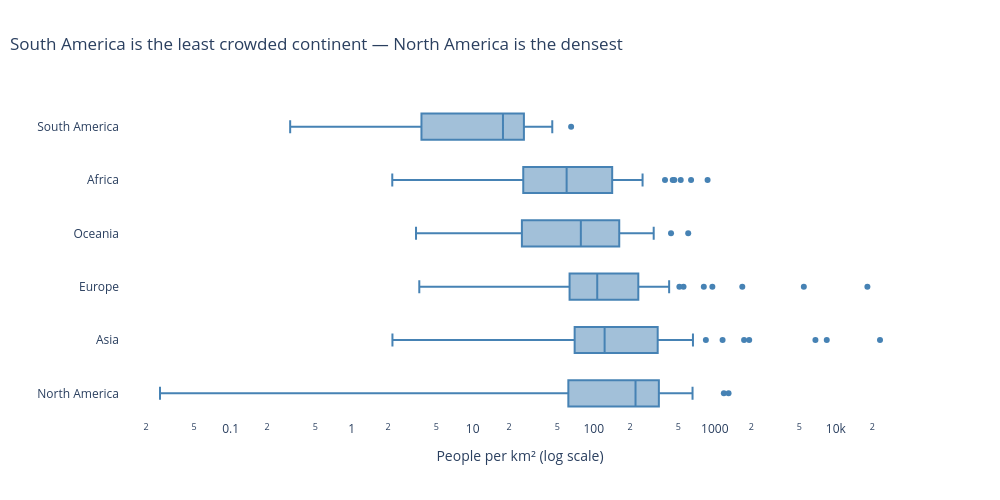

Write notebook code for a chart like this one.
### Markdown cell above
**Intended chart:** Box/violin plot per continent, sorted by median, log axis due to the huge spread, in this case use box plots

**Why:** Comparing distributions across 6 groups → box/violin plot: medians, spread and outliers side by side. Density is extremely skewed, so a log axis is needed; in this case box plots is the only option

### Code cell
order = df.groupby('Continent')['Density'].median().sort_values().index.tolist()

fig = px.box(df, x='Density', y='Continent', points='outliers', orientation='h', 
             hover_name='Country', 
             log_x=True,
             category_orders={'Continent': order}, color_discrete_sequence=['steelblue'],
             title='South America is the least crowded continent — North America is the densest',
             labels={'Density': 'People per km² (log scale)', 'Continent': ''},
             template='plotly_white', height=500, width=1000)
fig.update_xaxes(showgrid=False)
fig.update_layout(title_x=0.01)
fig.show()

### Figure 1 — Plotly figure (JSON) as saved in the notebook; plotly's stock layout.template omitted (floating-point values rounded to 4 significant figures; data arrays with more than 128 entries replaced by an {"elided": "..."} marker saying what was removed)
{"data": [{"alignmentgroup": "True", "boxpoints": "outliers", "hovertemplate": "<b>%{hovertext}</b><br><br>People per km² (log scale)=%{x}<br>=%{y}<extra></extra>", "hovertext": {"elided": "234 str values"}, "legendgroup": "", "marker": {"color": "steelblue"}, "name": "", "notched": false, "offsetgroup": "", "orientation": "h", "showlegend": false, "type": "box", "x": {"elided": "234 float values"}, "x0": " ", "xaxis": "x", "y": {"elided": "234 str values"}, "y0": " ", "yaxis": "y"}], "layout": {"boxmode": "group", "height": 500, "legend": {"tracegroupgap": 0}, "title": {"text": "South America is the least crowded continent — North America is the densest", "x": 0.01}, "width": 1000, "xaxis": {"anchor": "y", "autorange": true, "domain": [0, 1], "range": [-1.914, 4.695], "showgrid": false, "title": {"text": "People per km² (log scale)"}, "type": "log"}, "yaxis": {"anchor": "x", "autorange": true, "categoryarray": ["North America", "Asia", "Europe", "Oceania", "Africa", "South America"], "categoryorder": "array", "domain": [0, 1], "range": [-0.5, 5.5], "title": {"text": ""}, "type": "category"}}}
